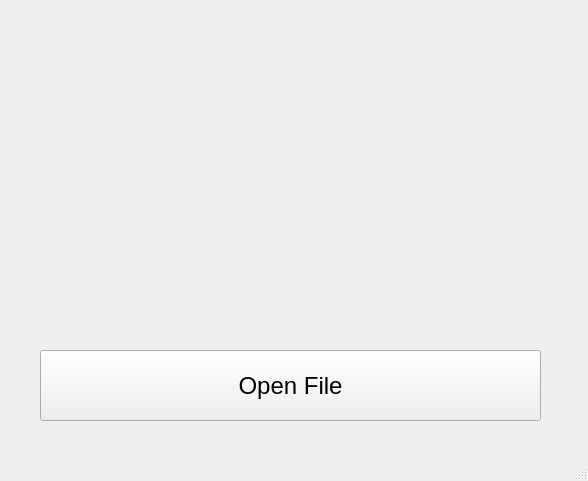
<?xml version="1.0" encoding="UTF-8"?>
<ui version="4.0">
 <class>MainWindow</class>
 <widget class="QMainWindow" name="MainWindow">
  <property name="geometry">
   <rect>
    <x>0</x>
    <y>0</y>
    <width>588</width>
    <height>481</height>
   </rect>
  </property>
  <property name="windowTitle">
   <string>MainWindow</string>
  </property>
  <widget class="QWidget" name="centralwidget">
   <widget class="QPushButton" name="pushButton">
    <property name="geometry">
     <rect>
      <x>40</x>
      <y>350</y>
      <width>501</width>
      <height>71</height>
     </rect>
    </property>
    <property name="font">
     <font>
      <pointsize>18</pointsize>
     </font>
    </property>
    <property name="text">
     <string>Open File</string>
    </property>
   </widget>
   <widget class="QLabel" name="label">
    <property name="geometry">
     <rect>
      <x>20</x>
      <y>10</y>
      <width>541</width>
      <height>321</height>
     </rect>
    </property>
    <property name="text">
     <string/>
    </property>
    <property name="alignment">
     <set>Qt::AlignCenter</set>
    </property>
   </widget>
  </widget>
  <widget class="QMenuBar" name="menubar">
   <property name="geometry">
    <rect>
     <x>0</x>
     <y>0</y>
     <width>588</width>
     <height>26</height>
    </rect>
   </property>
  </widget>
  <widget class="QStatusBar" name="statusbar"/>
 </widget>
 <resources/>
 <connections/>
</ui>
